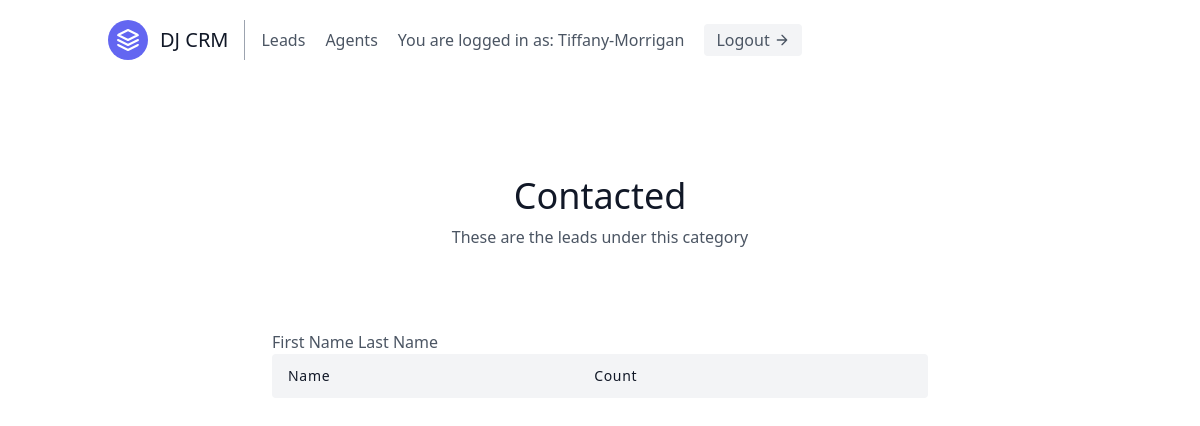
The app's page /leads/categories/1/ (signed in), older data.
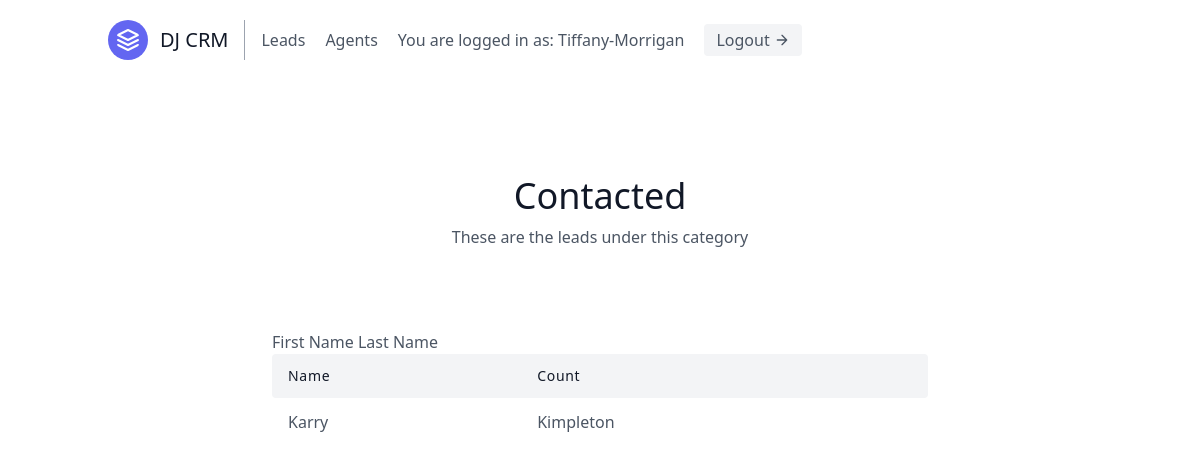
The same page, newer data.
### leads/models.py (models this page shows, shortened)
class Lead(models.Model):
    first_name = models.CharField(max_length=20)
    last_name = models.CharField(max_length=20)
    age = models.IntegerField(default=0)
    organisation = models.ForeignKey(UserProfile, on_delete=models.CASCADE)
    agent = models.ForeignKey("Agent", null=True, blank=True, on_delete=models.SET_NULL) #CASCADE
    category = models.ForeignKey("Category", related_name="leads", null=True, blank=True, on_delete=models.SET_NULL)

### leads/views.py (the view)
# urls.py: path('categories/<int:pk>/', CategoryDetailView.as_view(), name='category-detail'),
class CategoryDetailView(LoginRequiredMixin, generic.DetailView):
    template_name = "leads/category_detail.html"
    context_object_name = "category"
    def get_queryset(self):
        user = self.request.user
        if user.is_organiser:
            queryset = Category.objects.filter(
                organisation=user.userprofile,
            )
        else:
            queryset = Category.objects.filter(
                organisation=user.agent.organisation,
            )
        return queryset

### leads/templates/leads/category_detail.html (shortened to what this page needs)
{% extends "base.html" %}
{% block content %}
<section class="text-gray-600 body-font">
  <div class="container px-5 py-24 mx-auto">
    <div class="flex flex-col text-center w-full mb-20">
      <h1 class="sm:text-4xl text-3xl font-medium title-font mb-2 text-gray-900">{{ category.name }}</h1>
      <p class="lg:w-2/3 mx-auto leading-relaxed text-base">
      These are the leads under this category
      </p>
    </div>
    <div class="lg:w-2/3 w-full mx-auto overflow-auto">
      <table class="table-auto w-full text-left whitespace-no-wrap">
        <thead>
          <tr>
            <th class="px-4 py-3 title-font tracking-wider font-medium text-gray-900 text-sm bg-gray-100 rounded-tl rounded-bl">Name</th>
            <th class="px-4 py-3 title-font tracking-wider font-medium text-gray-900 text-sm bg-gray-100">Count</th>
            <th class="w-10 title-font tracking-wider font-medium text-gray-900 text-sm bg-gray-100 rounded-tr rounded-br"></th>
          </tr>
        </thead>
        <tbody>
            {% for lead in category.leads.all %}
                <tr>
                    <td class="px-4 py-3">{{ lead.first_name }}</td>
                    <td class="px-4 py-3">{{ lead.last_name }}</td>
                </tr>
            {% endfor %}
        </tbody>
      </table>
    </div>
  </div>
</section>
{% endblock content %}

Row changes from the older to the newer data that the page shows:
now on this page (row edited): Lead: first_name "Karry", last_name "Kimpleton"
